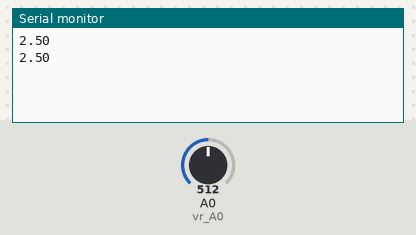
A sketch run on a simulated Arduino Uno, built with avr-gcc and run on an emulated ATmega328P. Parts: the last lines printed to the serial monitor. The test bench sets the inputs (shaded band); at power-on: A0 (vr_A0) = 512.

Above: at 1.8 s.
1.9 s: A0 (vr_A0) set to 716
At 2.8 s:
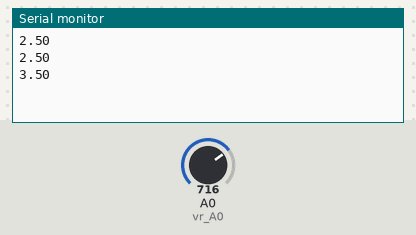
3.4 s: A0 (vr_A0) set to 900
At 4.5 s:
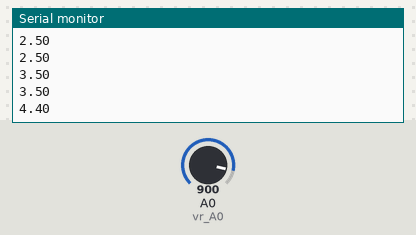
Timing chart, 0 to 6.4 s (numbered marks = the images above; inputs shaded):
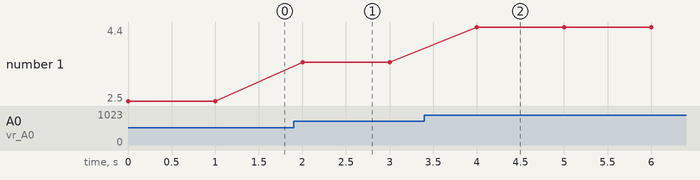

The sketch:

step07.ino
```cpp
/*가변저항을 넣고 입력전압을 5V 인가한 아두이노 보드를 활용해 volt_value의 값을 공식을 사용하여 1초마다 시리얼 모니터에 출력*/
int vr_A0 = A0; /*아날로그 A0을 vr_A0에 지정*/
void setup() {
  Serial.begin(9600);
  pinMode(vr_A0, INPUT); /*A0의 핀모드를 INPUT으로 설정*/
}

void loop() {
  int adc_value = analogRead(vr_A0); /*adc_value에 A0의 analogRead값을 입력*/
  float volt_value = (adc_value/1023.0)*5; /*전압값을 구해 volt_value에 입력*/
  Serial.println(volt_value); /*volt_value 출력*/
  delay(1000);
}
```

Measured:
- after the input at 1.9 s, the serial monitor: prints a new line after 0.10 s (image 1)
- after the input at 3.4 s, the serial monitor: prints a new line after 0.60 s (image 2)
- plotted number 1: 2.5 → 3.5 after the input at 1.9 s, 3.5 → 4.4 after the input at 3.4 s
